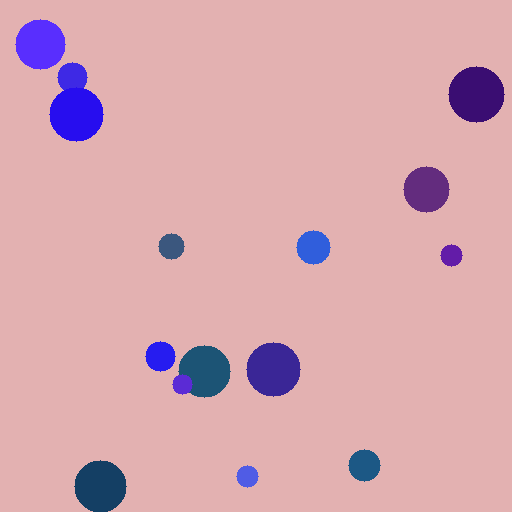
#> input picture second/HT4/data/cell_img_0.png, 512 x 512 px, found by its file name; its folder holds only this picture in this run
$ jupyter execute HT4.ipynb
#> lines starting #> are read from the running program, lines starting #| are printed output that depends on the picture
[cell 1]
import os
import numpy as np
from PIL import Image
from typing import Tuple, List
from abc import ABC, abstractmethod
from scipy.optimize import differential_evolution

class SingletonMeta(type):
    _instances = {}
    def __call__(cls, *args, **kwargs):
        if cls not in cls._instances:
            cls._instances[cls] = super().__call__(*args, **kwargs)
        return cls._instances[cls]

class DistanceFunction:
    def __call__(self, image: np.ndarray, template: np.ndarray) -> float:
        return np.mean((image - template) ** 2)

class TemplateFactory:
    def __init__(self, r_min: int, r_max: int, size: Tuple[int, int]):
        self.r_min = r_min
        self.r_max = r_max
        self.size = size

    def generate_template(self, positions: List[Tuple[int, int, int]]) -> np.ndarray:
        template = np.zeros(self.size)
        for x, y, r in positions:
            for i in range(self.size[0]):
                for j in range(self.size[1]):
                    if (i - x) ** 2 + (j - y) ** 2 <= r ** 2:
                        template[i, j] = 1
        return template

    def generate_templates(self, max_objects: int) -> List[np.ndarray]:
#> called with max_objects = 10
        templates = []
        for count in range(1, max_objects + 1):
            pos = [(np.random.randint(0, self.size[0]),
                    np.random.randint(0, self.size[1]),
                    np.random.randint(self.r_min, self.r_max + 1)) for _ in range(count)]
            templates.append(self.generate_template(pos))
        return templates

class OptimizationStrategy(ABC):
    @abstractmethod
    def optimize(self, image: np.ndarray, templates: List[np.ndarray], distance_fn: DistanceFunction) -> int:
        pass

class MonteCarloGradientDescent(OptimizationStrategy):
    def __init__(self, iterations: int = 50):
        self.iterations = iterations

    def optimize(self, image: np.ndarray, templates: List[np.ndarray], distance_fn: DistanceFunction) -> int:
        min_distance = float('inf')
        best_index = 0
        for i, template in enumerate(templates):
            dist = distance_fn(image, template)
            if dist < min_distance:
                min_distance = dist
                best_index = i
        return best_index + 1

class PeanoMGGOptimization(OptimizationStrategy):
    def __init__(self, r_min: int, r_max: int, size: Tuple[int, int], max_objects: int = 10):
        self.r_min = r_min
        self.r_max = r_max
        self.size = size
        self.max_objects = max_objects
        self.template_factory = TemplateFactory(r_min, r_max, size)

    def optimize(self, image: np.ndarray, templates: List[np.ndarray], distance_fn: DistanceFunction) -> int:
        def loss(flat_params):
            count = len(flat_params) // 3
            positions = [(int(flat_params[3*i]), int(flat_params[3*i+1]), int(flat_params[3*i+2]))
                         for i in range(count)]
            template = self.template_factory.generate_template(positions)
            return distance_fn(image, template)

        bounds = []
        for _ in range(self.max_objects):
            bounds.extend([
                (0, self.size[0] - 1),
                (0, self.size[1] - 1),
                (self.r_min, self.r_max)
            ])

        result = differential_evolution(loss, bounds, maxiter=30, polish=True, disp=False)
        best_positions = [(int(result.x[3*i]), int(result.x[3*i+1]), int(result.x[3*i+2]))
                          for i in range(self.max_objects)]
        best_template = self.template_factory.generate_template(best_positions)

        distances = [distance_fn(image, t) for t in templates]
        return int(np.argmin(distances)) + 1

class CalculationManager(metaclass=SingletonMeta):
    def __init__(self, log_file='log.txt'):
        self.log_file = log_file
        self.results = []

    def log(self, image_name: str, result: int, distance: float, method_name: str):
        self.results.append((image_name, result, distance, method_name))
        with open(self.log_file, 'a') as f:
            f.write(f'{image_name}, {result}, {distance:.6f}, {method_name}\n')

class CellCounter:
    def __init__(self, strategy: OptimizationStrategy, template_factory: TemplateFactory):
        self.strategy = strategy
        self.template_factory = template_factory
        self.distance_fn = DistanceFunction()
        self.manager = CalculationManager()

    def __call__(self, folder_path: str):
        templates = self.template_factory.generate_templates(max_objects=10)
        method_name = self.strategy.__class__.__name__
        for filename in os.listdir(folder_path):
            if filename.endswith('.png') or filename.endswith('.jpg'):
                path = os.path.join(folder_path, filename)
                image = Image.open(path).convert('L')
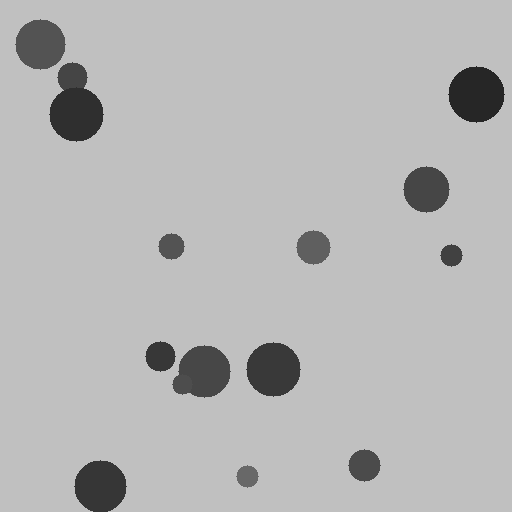
#> image: PIL image 512x512 L; min 38, max 192, mean 182.5
                image_resized = image.resize(self.template_factory.size)
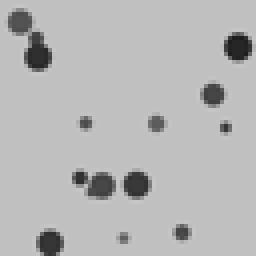
#> image_resized: PIL image 64x64 L (shown 4 times larger); min 29, max 200, mean 182.5
                image_array = np.array(image_resized) / 255.0
                predicted = self.strategy.optimize(image_array, templates, self.distance_fn)
#> the loop in optimize, `for i, template in enumerate(templates):` made 10 passes
#> (dist, min_distance) on passes 1, 2, 3, 5, 7, 9, 10: (0.526, 0.526), (0.523, 0.523), (0.521, 0.521), (0.518, 0.518), (0.517, 0.517), (0.514, 0.514), (0.504, 0.504)
#> dist on passes 4, 6, 8: 0.522, 0.521, 0.521
#> after the loop in optimize, `for i, template in enumerate(templates):`: best_index = 9; min_distance = 0.504
#> predicted = 10
                dist = self.distance_fn(image_array, templates[predicted - 1])
#> dist = 0.504
                self.manager.log(filename, predicted, dist, method_name)

[cell 2]
template_factory = TemplateFactory(r_min=1, r_max=3, size=(64, 64))

strategy = MonteCarloGradientDescent(iterations=50)
counter = CellCounter(strategy, template_factory)
counter('D:\mfti\python\second\HT4\data')


strategy = PeanoMGGOptimization(r_min=1, r_max=3, size=(64, 64), max_objects=3)
counter = CellCounter(strategy, template_factory)
counter('D:\mfti\python\second\HT4\data')
#> in optimize, `distances = [distance_fn(image, t) for t in templates]`: distances = [0.524, 0.525, 0.52, 0.52, 0.532, 0.523, 0.516, 0.513, 0.518, 0.516]

$ run again, on second/HT4/data/cell_img_4.png
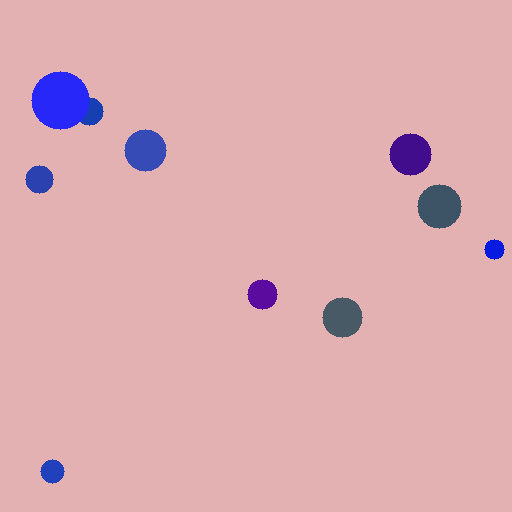
#> input picture second/HT4/data/cell_img_4.png, 512 x 512 px, found by its file name
#> in __call__, `image = Image.open(path).convert('L')`:
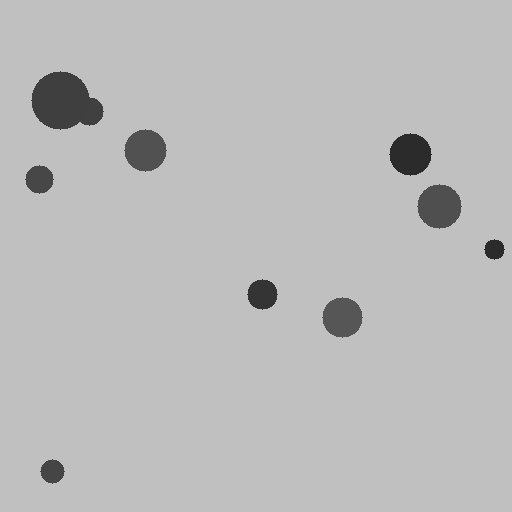
#> image: PIL image 512x512 L; min 43, max 192, mean 186.9
#> the loop in optimize, `for i, template in enumerate(templates):` made 10 passes
#> (dist, min_distance) on passes 1, 2, 3, 7, 8, 9, 10: (0.544, 0.544), (0.543, 0.543), (0.539, 0.539), (0.536, 0.536), (0.531, 0.531), (0.529, 0.529), (0.526, 0.526)
#> after the loop in optimize, `for i, template in enumerate(templates):`: best_index = 9; min_distance = 0.526
#> predicted = 10
#> in __call__, `dist = self.distance_fn(image_array, templates[predicted - 1])`: dist = 0.526
#> distances = [0.543, 0.543, 0.538, 0.538, 0.539, 0.536, 0.533, 0.53, 0.534, 0.534]

$ run again, on second/HT4/data/cell_img_1.png
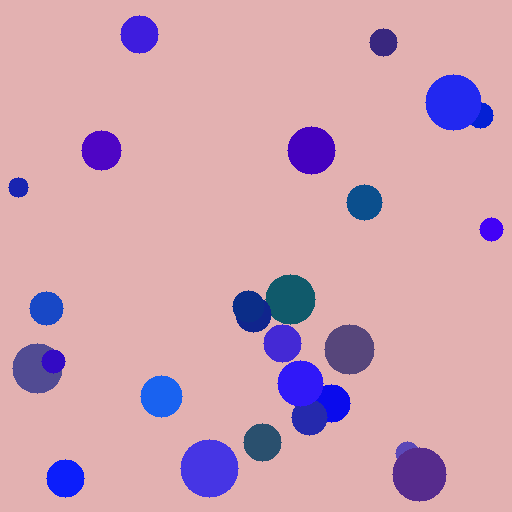
#> input picture second/HT4/data/cell_img_1.png, 512 x 512 px, found by its file name
#> in __call__, `image = Image.open(path).convert('L')`:
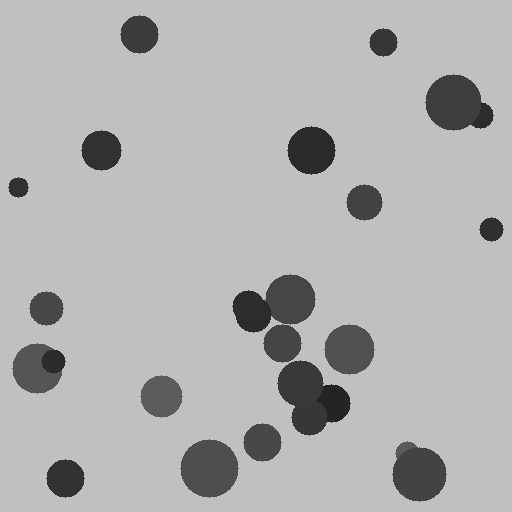
#> image: PIL image 512x512 L; min 36, max 192, mean 177
#> in __call__, `image_resized = image.resize(self.template_factory.size)`:
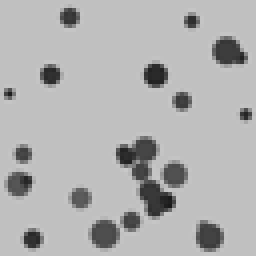
#> image_resized: PIL image 64x64 L (shown 4 times larger); min 26, max 200, mean 177
#> the loop in optimize, `for i, template in enumerate(templates):` made 10 passes
#> (dist, min_distance) on passes 1, 2, 3, 5, 9, 10: (0.504, 0.504), (0.501, 0.501), (0.498, 0.498), (0.496, 0.496), (0.493, 0.493), (0.489, 0.489)
#> after the loop in optimize, `for i, template in enumerate(templates):`: best_index = 9; min_distance = 0.489
#> predicted = 10
#> in __call__, `dist = self.distance_fn(image_array, templates[predicted - 1])`: dist = 0.489
#> distances = [0.505, 0.503, 0.498, 0.497, 0.501, 0.501, 0.495, 0.494, 0.492, 0.496]

$ run again, on second/HT4/data/cell_img_2.png
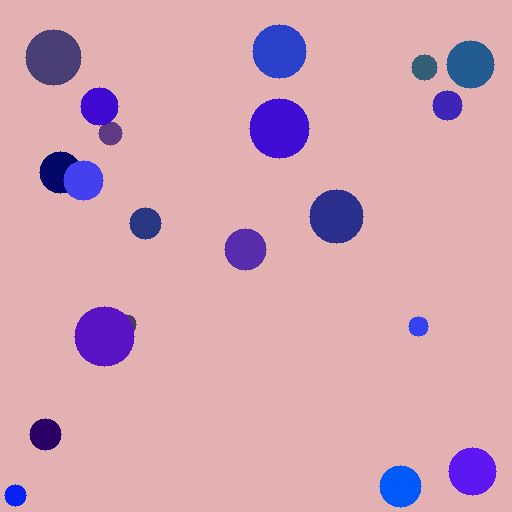
#> input picture second/HT4/data/cell_img_2.png, 512 x 512 px, found by its file name
#> in __call__, `image = Image.open(path).convert('L')`:
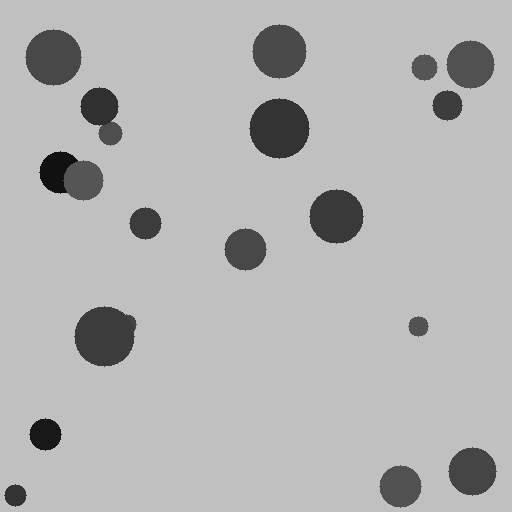
#> image: PIL image 512x512 L; min 17, max 192, mean 179.1
#> in __call__, `image_resized = image.resize(self.template_factory.size)`:
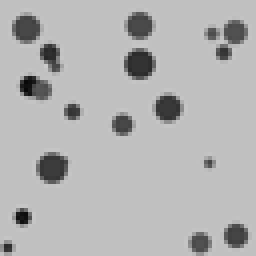
#> image_resized: PIL image 64x64 L (shown 4 times larger); min 8, max 202, mean 179.1
#> the loop in optimize, `for i, template in enumerate(templates):` made 10 passes
#> (dist, min_distance) on passes 1, 2, 3, 5, 7, 9, 10: (0.512, 0.512), (0.509, 0.509), (0.507, 0.507), (0.507, 0.507), (0.501, 0.501), (0.498, 0.498), (0.491, 0.491)
#> after the loop in optimize, `for i, template in enumerate(templates):`: best_index = 9; min_distance = 0.491
#> predicted = 10
#> in __call__, `dist = self.distance_fn(image_array, templates[predicted - 1])`: dist = 0.491
#> distances = [0.51, 0.511, 0.513, 0.508, 0.509, 0.51, 0.506, 0.499, 0.501, 0.506]

$ run again, on second/HT4/data/cell_img_3.png
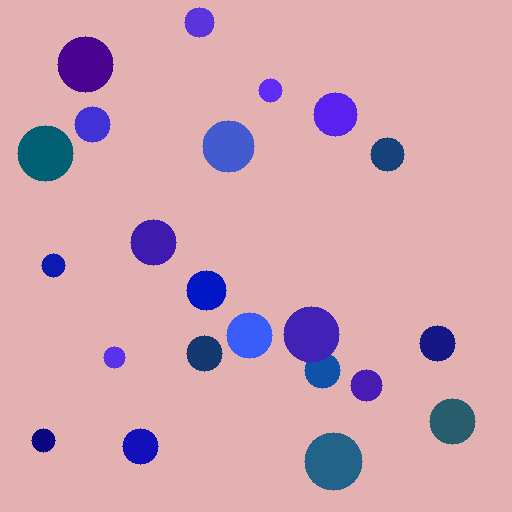
#> input picture second/HT4/data/cell_img_3.png, 512 x 512 px, found by its file name
#> in __call__, `image = Image.open(path).convert('L')`:
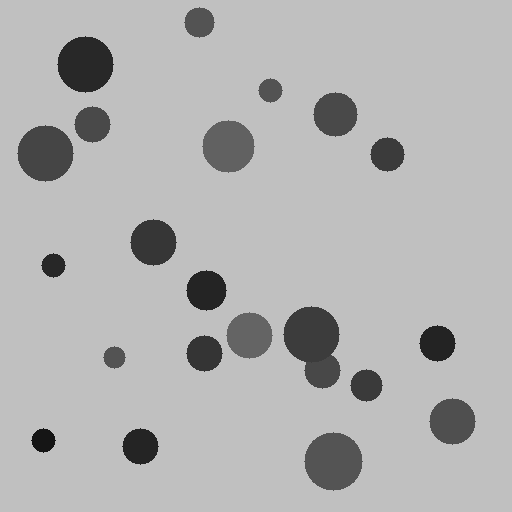
#> image: PIL image 512x512 L; min 21, max 192, mean 178.1
#> in __call__, `image_resized = image.resize(self.template_factory.size)`:
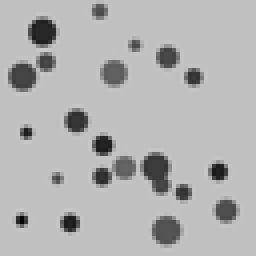
#> image_resized: PIL image 64x64 L (shown 4 times larger); min 6, max 203, mean 178.1
#> the loop in optimize, `for i, template in enumerate(templates):` made 10 passes
#> (dist, min_distance) on passes 1, 2, 4, 5, 7, 8, 9, 10: (0.508, 0.508), (0.505, 0.505), (0.505, 0.505), (0.5, 0.5), (0.5, 0.5), (0.497, 0.497), (0.492, 0.492), (0.488, 0.488)
#> after the loop in optimize, `for i, template in enumerate(templates):`: best_index = 9; min_distance = 0.488
#> predicted = 10
#> in __call__, `dist = self.distance_fn(image_array, templates[predicted - 1])`: dist = 0.488
#> distances = [0.512, 0.507, 0.506, 0.502, 0.503, 0.501, 0.504, 0.497, 0.495, 0.5]
